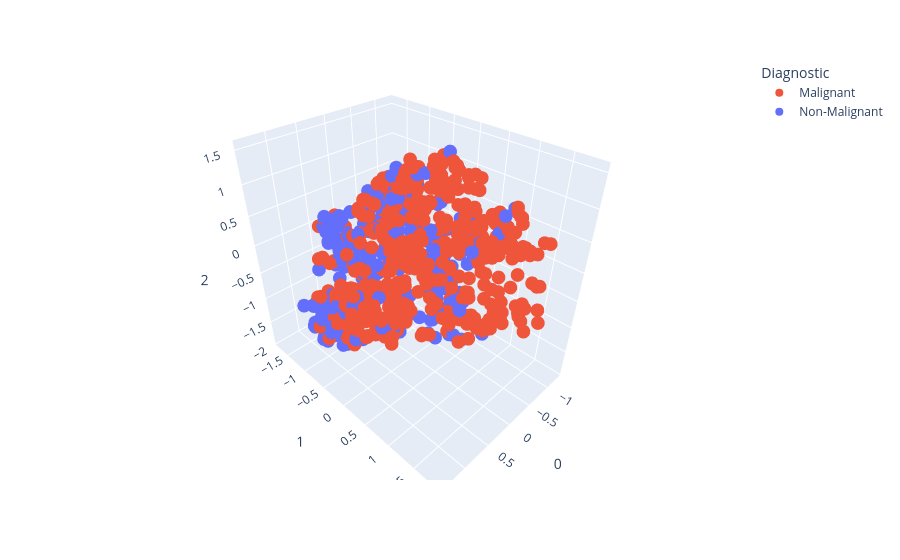

Write notebook code for a chart like this one.
### Code cell
fig = px.scatter_3d(
    components_3d,
    x=0,
    y=1,
    z=2,
    color=y_labeled,
    labels={"color": "Diagnostic"},
    color_discrete_map={
        "Non-Malignant": default_plotly_colors[0],
        "Malignant": default_plotly_colors[1]
    }
)
fig.show()

### Figure 1 — Plotly figure (JSON) as saved in the notebook; plotly's stock layout.template omitted (floating-point values rounded to 4 significant figures; data arrays with more than 128 entries replaced by an {"elided": "..."} marker saying what was removed)
{"data": [{"hovertemplate": "Diagnostic=Malignant<br>0=%{x}<br>1=%{y}<br>2=%{z}<extra></extra>", "legendgroup": "Malignant", "marker": {"color": "#EF553B", "symbol": "circle"}, "mode": "markers", "name": "Malignant", "scene": "scene", "showlegend": true, "type": "scatter3d", "x": {"elided": "491 float values"}, "y": {"elided": "491 float values"}, "z": {"elided": "491 float values"}}, {"hovertemplate": "Diagnostic=Non-Malignant<br>0=%{x}<br>1=%{y}<br>2=%{z}<extra></extra>", "legendgroup": "Non-Malignant", "marker": {"color": "#636EFA", "symbol": "circle"}, "mode": "markers", "name": "Non-Malignant", "scene": "scene", "showlegend": true, "type": "scatter3d", "x": {"elided": "282 float values"}, "y": {"elided": "282 float values"}, "z": {"elided": "282 float values"}}], "layout": {"legend": {"title": {"text": "Diagnostic"}, "tracegroupgap": 0}, "margin": {"t": 60}, "scene": {"domain": {"x": [0, 1], "y": [0, 1]}, "xaxis": {"title": {"text": "0"}}, "yaxis": {"title": {"text": "1"}}, "zaxis": {"title": {"text": "2"}}}}}
